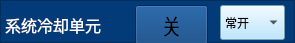
   <widget class="QFrame" name="frame_20">
    <property name="geometry">
     <rect>
      <x>10</x>
      <y>124</y>
      <width>295</width>
      <height>43</height>
     </rect>
    </property>
    <property name="styleSheet">
     <string notr="true">background-color: rgb(2, 59, 120);</string>
    </property>
    <property name="frameShape">
     <enum>QFrame::StyledPanel</enum>
    </property>
    <property name="frameShadow">
     <enum>QFrame::Raised</enum>
    </property>
    <widget class="QLabel" name="label_14">
     <property name="geometry">
      <rect>
       <x>5</x>
       <y>10</y>
       <width>121</width>
       <height>30</height>
      </rect>
     </property>
     <property name="font">
      <font>
       <family>微软雅黑</family>
       <pointsize>12</pointsize>
      </font>
     </property>
     <property name="styleSheet">
      <string notr="true">color: rgb(255, 255, 255);</string>
     </property>
     <property name="text">
      <string>系统冷却单元</string>
     </property>
    </widget>
    <widget class="QToolButton" name="toolButton_xtlqdy">
     <property name="geometry">
      <rect>
       <x>135</x>
       <y>5</y>
       <width>73</width>
       <height>40</height>
      </rect>
     </property>
     <property name="font">
      <font>
       <family>微软雅黑</family>
       <pointsize>16</pointsize>
      </font>
     </property>
     <property name="text">
      <string>关</string>
     </property>
     <property name="icon">
      <iconset>
       <normaloff>yb_on.png</normaloff>yb_on.png</iconset>
     </property>
     <property name="iconSize">
      <size>
       <width>66</width>
       <height>48</height>
      </size>
     </property>
    </widget>
    <widget class="QComboBox" name="comboBox_xtlqdy">
     <property name="geometry">
      <rect>
       <x>220</x>
       <y>5</y>
       <width>65</width>
       <height>35</height>
      </rect>
     </property>
     <property name="styleSheet">
      <string notr="true">background-color: rgb(170, 225, 255);</string>
     </property>
     <item>
      <property name="text">
       <string>常开</string>
      </property>
     </item>
     <item>
      <property name="text">
       <string>常闭</string>
      </property>
     </item>
    </widget>
   </widget>
